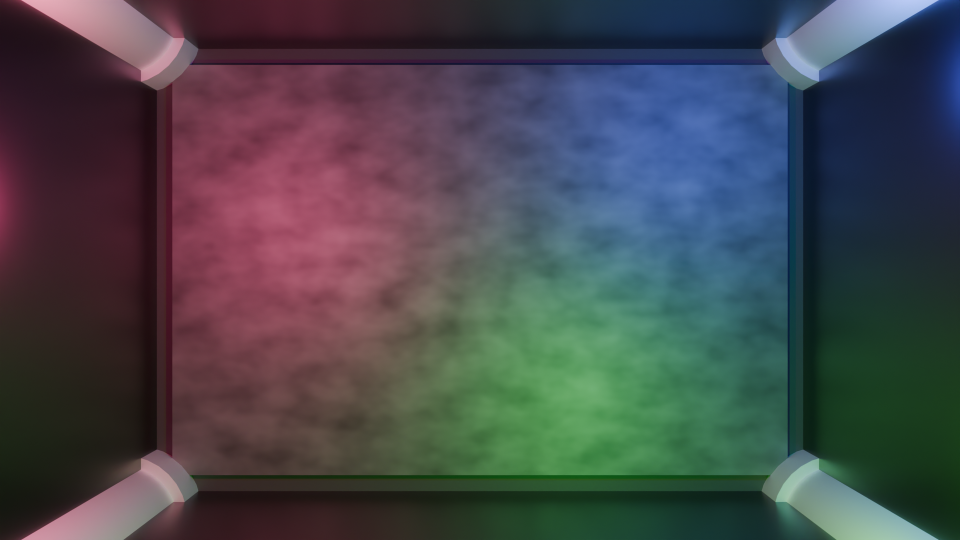
#> input picture Art/Downscaler/before/Arena.png, 1920 x 1080 px (shown at 1/2 size); its folder holds only this picture in this run
$ python downscale_helper.py
#> lines starting #> are read from the running program, lines starting #| are printed output that depends on the picture
import cv2
import os

image_folder = ['before']
output_folder = ['after']

# Output dimensions
width = int(1920/8)
height = int(1080/8)

# Number of frames to skip
skip_frames = 2


# Iterate through all the images in the folder
for i in range(len(image_folder)):

    # Create the output folder if it does not exist
    if not os.path.exists(output_folder[i]):
        os.makedirs(output_folder[i])
    # Clear the output folder if it already exists
    else:
        for filename in os.listdir(output_folder[i]):
            os.remove(os.path.join(output_folder[i], filename))
    current_frame = 0
    for filename in os.listdir(image_folder[i]):
        if not filename.endswith('.png'):
            continue
        if current_frame % skip_frames != 0:
            current_frame += 1
            continue

        print(filename)
        img = cv2.imread(os.path.join(image_folder[i],filename), cv2.IMREAD_UNCHANGED)
#> img is the input picture: shape (1080, 1920, 4); mean B, G, R, A 75.8, 71.5, 69.8, 255
        if img is not None:
            img = cv2.resize(img, (width, height), interpolation=cv2.INTER_NEAREST)
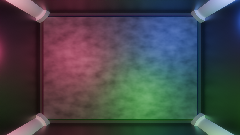
#> img: shape (135, 240, 4); mean B, G, R, A 75.6, 71.1, 69.6, 255
            cv2.imwrite(os.path.join(output_folder[i], filename), img)

        current_frame += 1
